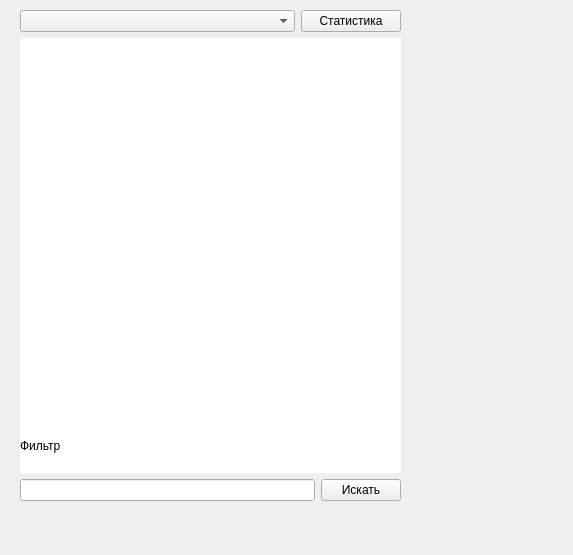
<?xml version="1.0" encoding="UTF-8"?>
<ui version="4.0">
 <class>stats_window</class>
 <widget class="QMainWindow" name="stats_window">
  <property name="windowModality">
   <enum>Qt::NonModal</enum>
  </property>
  <property name="geometry">
   <rect>
    <x>0</x>
    <y>0</y>
    <width>573</width>
    <height>555</height>
   </rect>
  </property>
  <property name="sizePolicy">
   <sizepolicy hsizetype="Fixed" vsizetype="Fixed">
    <horstretch>0</horstretch>
    <verstretch>0</verstretch>
   </sizepolicy>
  </property>
  <property name="minimumSize">
   <size>
    <width>0</width>
    <height>0</height>
   </size>
  </property>
  <property name="maximumSize">
   <size>
    <width>666666</width>
    <height>66666</height>
   </size>
  </property>
  <property name="windowTitle">
   <string>Статистика</string>
  </property>
  <property name="windowIcon">
   <iconset>
    <normaloff>Лого.png</normaloff>Лого.png</iconset>
  </property>
  <widget class="QWidget" name="centralwidget">
   <property name="enabled">
    <bool>true</bool>
   </property>
   <widget class="QWidget" name="verticalLayoutWidget">
    <property name="geometry">
     <rect>
      <x>20</x>
      <y>10</y>
      <width>381</width>
      <height>493</height>
     </rect>
    </property>
    <layout class="QVBoxLayout" name="verticalLayout">
     <property name="bottomMargin">
      <number>2</number>
     </property>
     <item>
      <layout class="QHBoxLayout" name="horizontalLayout">
       <item>
        <widget class="QComboBox" name="comboBox">
         <property name="enabled">
          <bool>true</bool>
         </property>
         <property name="maximumSize">
          <size>
           <width>340</width>
           <height>16777215</height>
          </size>
         </property>
        </widget>
       </item>
       <item>
        <widget class="QPushButton" name="pushButton">
         <property name="maximumSize">
          <size>
           <width>100</width>
           <height>16777215</height>
          </size>
         </property>
         <property name="text">
          <string>Статистика</string>
         </property>
        </widget>
       </item>
      </layout>
     </item>
     <item>
      <widget class="QTableWidget" name="statsTable">
       <property name="sizePolicy">
        <sizepolicy hsizetype="Preferred" vsizetype="Preferred">
         <horstretch>0</horstretch>
         <verstretch>0</verstretch>
        </sizepolicy>
       </property>
       <property name="minimumSize">
        <size>
         <width>350</width>
         <height>351</height>
        </size>
       </property>
       <property name="maximumSize">
        <size>
         <width>16666</width>
         <height>16666</height>
        </size>
       </property>
       <property name="frameShape">
        <enum>QFrame::NoFrame</enum>
       </property>
       <property name="lineWidth">
        <number>0</number>
       </property>
      </widget>
     </item>
     <item>
      <layout class="QHBoxLayout" name="horizontalLayout_2">
       <item>
        <widget class="QLineEdit" name="filter_edit"/>
       </item>
       <item>
        <widget class="QPushButton" name="filter_but">
         <property name="text">
          <string>Искать</string>
         </property>
        </widget>
       </item>
      </layout>
     </item>
    </layout>
   </widget>
   <widget class="QLabel" name="label">
    <property name="geometry">
     <rect>
      <x>20</x>
      <y>390</y>
      <width>51</width>
      <height>111</height>
     </rect>
    </property>
    <property name="text">
     <string>Фильтр</string>
    </property>
   </widget>
  </widget>
 </widget>
 <resources/>
 <connections/>
</ui>
